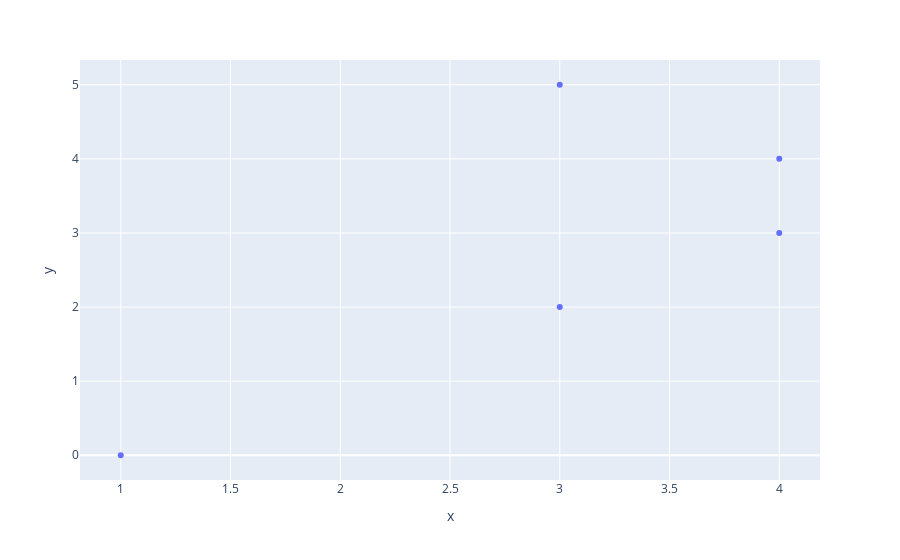

Notebook code cell kept with this figure:
### Code cell
fig = px.scatter(x = xn, y = yn)
fig.show()

### Figure 1 — Plotly figure (JSON) as saved in the notebook; plotly's stock layout.template omitted (floating-point values rounded to 4 significant figures)
{"data": [{"hovertemplate": "x=%{x}<br>y=%{y}<extra></extra>", "legendgroup": "", "marker": {"color": "#636efa", "symbol": "circle"}, "mode": "markers", "name": "", "orientation": "v", "showlegend": false, "type": "scatter", "x": [4, 4, 1, 3, 3], "xaxis": "x", "y": [4, 3, 0, 2, 5], "yaxis": "y"}], "layout": {"autosize": true, "legend": {"tracegroupgap": 0}, "margin": {"t": 60}, "xaxis": {"anchor": "y", "autorange": true, "domain": [0, 1], "range": [0.8157, 4.184], "title": {"text": "x"}, "type": "linear"}, "yaxis": {"anchor": "x", "autorange": true, "domain": [0, 1], "range": [-0.3545, 5.355], "title": {"text": "y"}, "type": "linear"}}}
